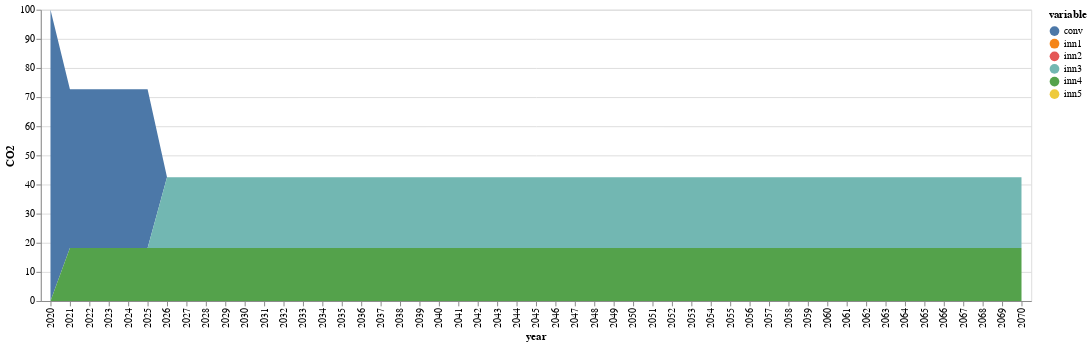

The notebook cell saved with this chart:
### Code cell
function conventional(t)
    return initial[1,3]*(1-sum(JuMP.values.(xk)[k] for k in 1:nrow(compromise) if t>JuMP.values.(tk)[k]))
end

function innovation(i,t)
    if i==1
        return sum(JuMP.values.(xk)[k]*(compromise[k,3]) for k=1:mapki[i,2] if t>JuMP.values.(tk)[k])
    else
        return sum(JuMP.values.(xk)[k]*(compromise[k,3]) for k=mapki[i-1,2]:mapki[i,2] if t>JuMP.values.(tk)[k])
    end
end

conv=zeros(51)

conv[1]=initial[1,3]
inn_co2=zeros(5,51)

for inn in 1:5
    inn_co2[inn,1]=0
end

for i in 2:51
    conv[i]=conventional(i)
    for inn in 1:5
        inn_co2[inn,i]=innovation(inn,i)
    end
end
conv

sNames = ["conv","inn1","inn2","inn3","inn4","inn5"]
xLabels = []
for i in 2020:2070
    push!(xLabels,string(i))
end

df = DataFrame(year=xLabels, conv=conv, inn1=inn_co2[1,:],inn2=inn_co2[2,:],inn3=inn_co2[3,:],inn4=inn_co2[4,:],inn5=inn_co2[5,:])

df |> stack |> @vlplot(:area, x=:year, y={:value, stack=:zero, title="CO2"}, color="variable:n",legend=:sNames)

### Figure 1 — Vega-Lite specification as saved in the notebook (floating-point values rounded to 4 significant figures; data arrays with more than 128 entries replaced by an {"elided": "..."} marker saying what was removed)
{"data": {"values": {"elided": "306 records"}}, "encoding": {"color": {"field": "variable", "type": "nominal"}, "x": {"field": "year"}, "y": {"field": "value", "stack": "zero", "title": "CO2", "type": "quantitative"}}, "legend": "sNames", "mark": "area"}
